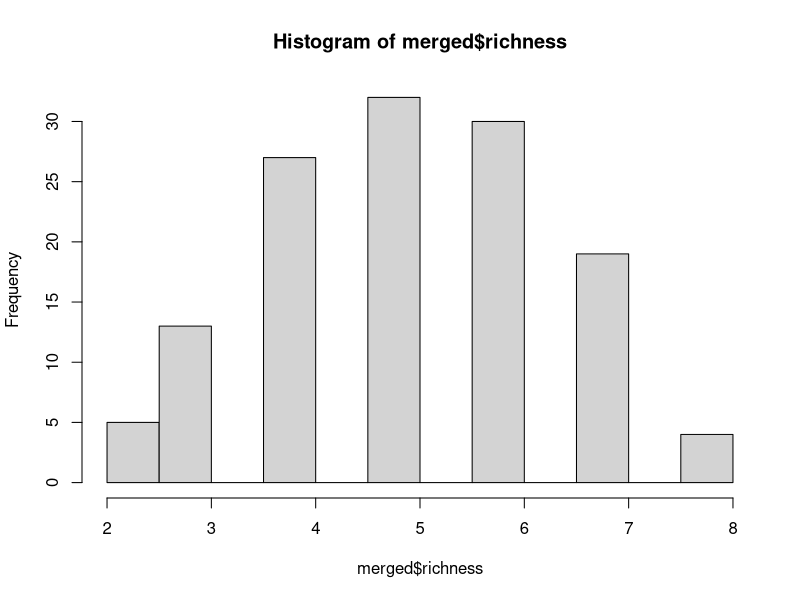

This figure's R source: (Note: this script raises an error after producing the figure.)
# Dissertation Modeling Analysis
# 12/03/2024
# Carla Leone

## Load the data----
library(readxl)
library(tidyverse)
indices <- read_excel("data/results.clean.xlsx", 
                      sheet = "matched_times")

phonic <- read_excel("data/phonic_richness.xlsx", 
                            sheet = "big_sheet (3)")


View(indices)
indices<- subset(indices, select = -c(long, lat) ) #remove unnecessary columns

# merge the datasets
View(phonic)
View(indices)
indices <- indices %>%
  rename(minute = recording_minute)
phonic$wav_files <- paste(phonic$recording, phonic$minute, sep = "")
merged <- merge(indices, phonic, by = c("site", "wav_files"))
View(merged)                
str(merged)

library(openxlsx)
write.xlsx(merged, "merged.xlsx")
### Data Exploration ----
library(lme4)
hist(merged$richness)
lm1<- lm(low_richness~habitat, data=merged)
kw_lwrich<- kruskal.test(low_richness~habitat, data=merged)
kw_lwrich
kw_sunrise<- kruskal.test(low_richness~sunrise, data=merged)
kw_sunrise


lme1<- lmer(richness~ACI_low+ ACI_high +ACI_full +AEI_low +AEI_high +AEI_full+ BI_low +BI_high+ BI_full+ H_low+ H_high+ H_full+ TE_low+ TE_high+ TE_full +SE_low+ SE_high+ SE_full  +M_low+ M_high+ M_full+ NDSI + (1|site), data= merged )
print(colnames(merged))

avg_richness<- merged %>%
  group_by(habitat.y) %>%
  summarise(avg_richness = mean(richness),
            sd = sd(richness))%>%
  ungroup()
View(avg_richness)
boxplot(merged$low_richness~merged$habitat)
boxplot(meta_richness$low_richness~meta_richness$habitat)
boxplot(merged$low_richness...26~merged$habitat.y)
boxplot(merged$richness~merged$habitat.y)
merged$wind<- as.factor(merged$wind)
## Random Forest Attempt----
install.packages("randomForest")
library(randomForest)
install.packages("caret")
library(caret)
library(readxl)
library(tidyverse)
library(vegan)
library(datasets)
data<- iris
View(data)

str(merged)
library(readxl)
merged <- read_excel("data/merged.xlsx", 
                     sheet = "merged3")
View(merged)
#training
set.seed(222)
ind <- sample(2, nrow(merged_habitats), replace = TRUE, prob = c(0.7, 0.3))
train <- merged_habitats[ind==1,] #65 values 
train
test <- merged3[ind==2,] # 131 values

#random forest
rf <- randomForest(richness~., data=train, proximity=TRUE) 
print(rf)

p1 <- predict(rf, train)
confusionMatrix(p1, train$ richness)

# adjust the model because clearly has a lot of error
t <- tuneRF(train[,-5], train[,5],
            stepFactor = 0.5,
            plot = TRUE,
            ntreeTry = 150,
            trace = TRUE,
            improve = 0.05)

# not super sure what this does but lets see
hist(treesize(rf),
     main = "No. of Nodes for the Trees",
     col = "green")

#Variable Importance
varImpPlot(rf1,
           sort = T,
           n.var = 10,
           main = "Top 10 - Variable Importance")
importance(rf)

MDSplot(rf, train$richness)

library(corrplot)
?corrplot
corrplot(cor(matrix_hab1_numeric))
cor(matrix_hab1)
matrix_hab1<- as.matrix(df_habitat_1)
matrix_hab1<- subset(matrix_hab1, select = -c(richness))
str(matrix_hab1)
View(matrix_hab1_numeric)
column_names <- matrix_hab1[1, ]

matrix_hab1_numeric <- as.numeric(matrix_hab1)
matrix_hab1 <- matrix_hab1[-1, ]
colnames(matrix_hab1) <- column_names

### Try forest with low richness ----
str(merged)
merged_habitats<- subset(merged, select = c(1, 4:24,51,57))
View(merged_habitats)
merged_habitats$richness<- as.factor(merged_habitats$richness)
## Split data into habitats
# Data frame for habitat category 1
df_habitat_1 <- merged_habitats %>%
  filter(habitat == 1)%>%
  select(-c(habitat, site))

df_habitat_1$richness<- as.factor(df_habitat_1$richness)

# adjust the model because clearly has a lot of error
t <- tuneRF(train[,-5], train[,5],
            stepFactor = 0.5,
            plot = TRUE,
            ntreeTry = 150,
            trace = TRUE,
            improve = 0.05)

# not super sure what this does but lets see
hist(treesize(rf),
     main = "No. of Nodes for the Trees",
     col = "green")

#Variable Importance
varImpPlot(rf1,
           sort = T,
           n.var = 10,
           main = "Top 10 - Variable Importance")
importance(rf1)
MDSplot(rf1, train1$richness)
# checking correlations between the different variables
View(merged_habitats)
cor_habitats<- subset(merged_habitats, select = -c(site, habitat.y))
library(corrplot)
correlation_matrix <- cor(cor_habitats[, -ncol(merged_habitats)], df$richness)
print(correlation_matrix)
corrplot(correlation_matrix)

# Data frame for habitat category 2
df_habitat_2 <- merged_habitats %>%
  filter(habitat == 2) %>%
  select(-c(habitat, site))
df_habitat_2$richness<- as.factor(df_habitat_2$richness)
View(df_habitat_2)
# training
set.seed(222)
ind2 <- sample(2, nrow(df_habitat_2), replace = TRUE, prob = c(0.7, 0.3))
train2 <- df_habitat_2[ind2==1,]  
train2
train2 <- na.omit(train2)
test2 <- df_habitat_2[ind2==2,] 
test2<- na.omit(test2)

#random forest
 
rf2 <- randomForest(richness~., data=train2, proximity=TRUE) 
print(rf2)

p1.2 <- predict(rf2, train2)
confusionMatrix(p1.2, train2$ richness)

p2.2<- predict(rf2, test2)
confusionMatrix(p2.2, test2$ richness)

# adjust the model because clearly has a lot of error
t <- tuneRF(train[,-5], train[,5],
            stepFactor = 0.5,
            plot = TRUE,
            ntreeTry = 150,
            trace = TRUE,
            improve = 0.05)

# not super sure what this does but lets see
hist(treesize(rf2),
     main = "No. of Nodes for the Trees",
     col = "green")

#Variable Importance
varImpPlot(rf2,
           sort = T,
           n.var = 10,
           main = "Top 10 - Variable Importance")
importance(rf2)
 str(merged_habitats)
 #trying with the top important variables
df_habitat_2.2 <- merged_habitats %>%
  filter(habitat == 2) %>%
  select(-c(1, 2:8,10:12, 14:18, 20, 24,))
df_habitat_2.2$richness<- as.factor(df_habitat_2.2$richness)
View(df_habitat_2.2)
# training
set.seed(222)
ind2 <- sample(2, nrow(df_habitat_2.2), replace = TRUE, prob = c(0.7, 0.3))
train2 <- df_habitat_2.2[ind2==1,]  
test2 <- df_habitat_2.2[ind2==2,] 

rf.2.2<- randomForest(richness~., data=train2, proximity=TRUE) 
print(rf.2.2)
MDSplot(rf2, train2$richness)
# Data frame for habitat category 3
df_habitat_3 <- merged_habitats %>%
  filter(habitat.y == 3)%>%
  select(-c(habitat.y, site))
df_habitat_3$richness<- as.factor(df_habitat_3$richness)
View(df_habitat_1)

# training
set.seed(222)
ind3 <- sample(2, nrow(df_habitat_3), replace = TRUE, prob = c(0.7, 0.3))
train3 <- df_habitat_3[ind3==1,]  
test3 <- df_habitat_3[ind3==2,] 


#random forest
rf3 <- randomForest(richness~., data=train3, proximity=TRUE) 
print(rf3)

p1.3<- predict(rf3, train3)
confusionMatrix(p1.3, train3$ richness)

p2.3<- predict(rf3, test3)
confusionMatrix(p2.3, test3$ richness)

# adjust the model because clearly has a lot of error
t <- tuneRF(train[,-5], train[,5],
            stepFactor = 0.5,
            plot = TRUE,
            ntreeTry = 150,
            trace = TRUE,
            improve = 0.05)

# not super sure what this does but lets see
hist(treesize(rf2),
     main = "No. of Nodes for the Trees",
     col = "green")

#Variable Importance
varImpPlot(rf2,
           sort = T,
           n.var = 10,
           main = "Top 10 - Variable Importance")
importance(rf2)

MDSplot(rf2, train2$richness)
#193 observations of 67 variables----
merged7<- subset(merged, select = c(4:25, 52))
View(merged7)

# dataset with only richness and the indices
merged7$low_richness<- as.factor(merged7$low_richness)
View(merged3)

#training
set.seed(222)
ind <- sample(2, nrow(merged7), replace = TRUE, prob = c(0.7, 0.3))
train <- merged7[ind==1,] #65 values 
test <- merged7[ind==2,] # 131 values

#random forest
rf <- randomForest(low_richness~., data=train, proximity=TRUE) 
print(rf)

p1 <- predict(rf, train)
confusionMatrix(p1, train$ richness)

# adjust the model because clearly has a lot of error
t <- tuneRF(train[,-5], train[,5],
            stepFactor = 0.5,
            plot = TRUE,
            ntreeTry = 150,
            trace = TRUE,
            improve = 0.05)

# not super sure what this does but lets see
hist(treesize(rf),
     main = "No. of Nodes for the Trees",
     col = "green")

#Variable Importance
varImpPlot(rf,
           sort = T,
           n.var = 10,
           main = "Top 10 - Variable Importance")
importance(rf)

MDSplot(rf, train$richness)


### RF with Habitats ----

merged_cleaner<- subset(merged_habitats, select = -c(richness))
merged_cleaner$habitat<- as.factor(merged_cleaner$habitat)
merged_avg<- merged_cleaner %>%
  group_by(site, habitat)%>%
  summarise_all(list(mean=mean)) %>%
  ungroup()

merged_avg<- subset(merged_avg, select = -c(site))
merged_avg$habitat.y<- as.factor(merged_avg$habitat.y)
str(merged_avg)
#training
library(randomForest)
library(caret)
set.seed(222)
ind <- sample(2, nrow(merged_avg), replace = TRUE, prob = c(0.8, 0.2))
train <- merged_avg[ind==1,] #65 values 
test <- merged_avg[ind==2,] # 131 values


levels(train$habitat.y)
set.seed(71)
rf_test<- randomForest(habitat.y~., data= merged_avg, importance= TRUE, proximity= TRUE)
print(rf_test)
#random forest
?randomForest
rf <- randomForest(habitat.y~., data=train, proximity=TRUE, ntree=1000, mtry= 2) 
print(rf)
plot(rf)

p1 <- predict(rf, train)
confusionMatrix(p1, train$ habitat.y)

p2 <- predict(rf, test)
confusionMatrix(p2, test$ habitat.y)


# adjust the model because clearly has a lot of error
t <- tuneRF(train[,-5], train[,5],
            stepFactor = 0.5,
            plot = TRUE,
            ntreeTry = 150,
            trace = TRUE,
            improve = 0.05)

# not super sure what this does but lets see
hist(treesize(rf),
     main = "No. of Nodes for the Trees",
     col = "green")
#what do the nodes mean?

#Variable Importance
varImpPlot(rf,
           sort = T,
           n.var = 10,
           main = "Top 10 - Variable Importance")
importance(rf)
## Try the random forest plot to predict simpsons instead of richness?----
merged4<- subset(merged, select = c( 4:25, 59))
merged4$habitat.y<- as.factor(merged4$habitat.y)
View(merged4)

#training
set.seed(222)
ind <- sample(2, nrow(merged4), replace = TRUE, prob = c(0.7, 0.3))
train <- merged4[ind==1,] #65 values 
test <- merged4[ind==2,] # 131 values

#random forest
rf <- randomForest(habitat.y~., data=train, proximity=TRUE) 
print(rf)
plot(rf)

p1 <- predict(rf, train)
confusionMatrix(p1, train$ habitat.y)

p2 <- predict(rf, test)
confusionMatrix(p2, test$ habitat.y)
# confusion matrix results:
# accuracy = 0.968, p value < 0.01

# adjust the model because clearly has a lot of error
t <- tuneRF(train[,-5], train[,5],
            stepFactor = 0.5,
            plot = TRUE,
            ntreeTry = 150,
            trace = TRUE,
            improve = 0.05)

# not super sure what this does but lets see
hist(treesize(rf),
     main = "No. of Nodes for the Trees",
     col = "green")
#what do the nodes mean?

#Variable Importance
varImpPlot(rf,
           sort = T,
           n.var = 10,
           main = "Top 10 - Variable Importance")
importance(rf)
# important variables:
# M High, SE high, H high,SE full, H full, AEI High, M full
MDSplot(rf, train$richness)

### Try it with the new habitats----
str(merged)
merged5<- subset(merged, select = c(1, 4:25, 60))
merged5$habitat.y<- as.factor(merged5$habitat.y)
View(merged5)

#training
set.seed(222)
ind <- sample(2, nrow(merged5), replace = TRUE, prob = c(0.7, 0.3))
train <- merged5[ind==1,] #65 values 
test <- merged5[ind==2,] # 131 values

#random forest
rf <- randomForest(revised_habitat~., data=train, proximity=TRUE) 
model <- randomForest(revised_habitat ~ . + site, data = train, importance = TRUE)
print(model)
print(rf)
plot(rf)


p3<-  predict(model, train)
confusionMatrix(p1, train$ revised_habitat)

p4<- predict(model, test)
confusionMatrix(p2, test$ revised_habitat)

p1 <- predict(rf, train)
confusionMatrix(p1, train$ revised_habitat)

p2 <- predict(rf, test)
confusionMatrix(p2, test$ revised_habitat)
# confusion matrix results:
# accuracy = 1, p value < 0.01

# adjust the model because clearly has a lot of error
t <- tuneRF(train[,-5], train[,5],
            stepFactor = 0.5,
            plot = TRUE,
            ntreeTry = 150,
            trace = TRUE,
            improve = 0.05)

# not super sure what this does but lets see
hist(treesize(rf),
     main = "No. of Nodes for the Trees",
     col = "green")
#what do the nodes mean?

#Variable Importance
varImpPlot(model,
           sort = T,
           n.var = 10,
           main = "Top 10 - Variable Importance")
importance(model)
# important variables:
# M High, M full, SE high, SE full, H full, H high, BI high

MDSplot(rf, train$revised_habitat)


### Looking at random forest for time variation ----
str(merged)

# code for summarizing simpsons, may be useful at some point
merged_habitats<-  merged %>%
  subset(select= c(1, 4:25, 60)) %>%
  group_by(site,habitat.y) %>%
  summarize(across(2:21, mean))%>%
  ungroup()
View(merged_habitats)
merged_habitats<- subset(merged_habitats, select= -c(1))
merged_habitats$habitat.y<- as.factor(merged_habitats$habitat.y)

#save the excel 
install.packages("openxlsx")
library(openxlsx)
write.xlsx(merged_habitats, "merged_habitats.xlsx")
write.xlsx(merged5, "merged_full.xlsx")

## Now run the forest model
merged6<- subset(merged, select = c( 4:25, 30))
merged6$time<- as.factor(merged6$time)
View(merged6)

#training
set.seed(222)
ind <- sample(2, nrow(merged_habitats), replace = TRUE, prob = c(0.7, 0.3))
train <- merged_habitats[ind==1,] #65 values 
test <- merged_habitats[ind==2,] # 131 values

#random forest
rf <- randomForest(habitat.y~., data=train, proximity=TRUE) 
print(rf)
plot(rf)

p1 <- predict(rf, train)
confusionMatrix(p1, train$ habitat.y)

p2 <- predict(rf, test)
confusionMatrix(p2, test$ habitat.y)
# confusion matrix results:
# accuracy = 1, p value < 0.01

# adjust the model because clearly has a lot of error
t <- tuneRF(train[,-5], train[,5],
            stepFactor = 0.5,
            plot = TRUE,
            ntreeTry = 150,
            trace = TRUE,
            improve = 0.05)
# not super sure what this does but lets see
## DOES NOT HELP PREDICT TIME

### Try a PCA with the indices----
indices_pca_data<- subset(merged_simpsons, select = -c(2))
indices_pca_data<- indices_pca_data %>%
  column_to_rownames(var = "site") # make site the name of the rows

# try the PCA
pca_indices<- rda(indices_pca_data, scale=T)
plot(pca_indices)
summary(pca_indices)
#pca 1 heavy on all the SEs and Hs
#pca 2 is mainy just the AEI
biplot(pca_indices)
screeplot(pca_indices)
# is it even worth it to use PC2?

# ACI Low----
avg_aci_low <- merged %>%
  group_by(time,max_richness) %>%
  summarise(avg_aci = mean(ACI_low),
            sd_aci = sd(ACI_low),
            se_aci = sd(ACI_low) /sqrt(n()))%>%
  ungroup()#gives the stats for each habitat at each time point. Has taken the average richness of each habitat for each time.

View(avg_aci_low)


#plot
ggplot(avg_aci_low, aes(x = time, y = avg_aci, color = habitat)) +
  geom_line() +  # Add lines
  geom_point() +  # Add points
  labs(x = "Time", y = "Average ACI Low Frequency Band", color = "Habitat Category") +  # Labels
  theme_minimal()  # Optional: change theme if desired


# aci vs max richness ----
merged$max_richness<- as.factor(merged$max_richnes)
richness_aci <- merged %>%
  group_by(time, richness) %>%
  summarise(avg_aci = mean(ACI_low),
            sd_aci = sd(ACI_low),
            se_aci = sd(ACI_low) /sqrt(n()))%>%
  ungroup()

#plot aci low vs time
time_aci <- merged %>%
  group_by(time, site) %>%
  summarise(avg_aci = mean(ACI_low),
            sd_aci = sd(ACI_low),
            se_aci = sd(ACI_low) /sqrt(n()))%>%
  ungroup()

ggplot(merged, aes(x = ACI_full, y = richness, color = habitat)) +
  geom_line() +  # Add lines
  geom_point() +  # Add points
  labs(x = "Time", y = "Average ACI Low Frequency Band", color = "Habitat Category") +  # Labels
  theme_minimal()  # Optional: change theme if desired

### Model with aci and other variables----
ggplot(merged,(aes(x=ACI_full, y = richness))+
         geom_smooth())
plot(merged$richness~ACI_low + habitat, data=merged)

lm1<- lm(richness ~ ACI_low + site, data=merged)
summary(lm1)

### Try a model ----
lm_ratios<- lm(invert_dominance~time + habitat, data = ratios)
summary(lm_ratios)

### Basic Models ----
boxplot(merged$ACI_full~merged$habitat)

lm_time<- lm(ACI_low~time + habitat, data=merged)
summary(lm_time)
plot(merged$ACI_low~merged)
### Looking at all indices ----
library(readxl)
results_clean <- read_excel("data/results.clean.xlsx", 
                            sheet = "results.clean")
View(results_clean)
str(results_clean)
results_clean2<- subset(results_clean, select = c(2:24,26))
results_clean2$site<- tolower(gsub(" ", "_", results_clean2$site))
results_clean2$habitat<- as.factor(results_clean2$habitat)
View(results_clean2)
results_clean2<- results_clean2 %>%
  group_by(site,habitat)%>%
  summarise_all(list(mean=mean))%>%
  ungroup()

results_clean2<- results_clean2 %>%
  column_to_rownames(var = "site")

dist_indices<- vegdist(results_clean2, method="bray")
cluster_indices<- hclust(dist_indices, method = "average", members = NULL)
plot(cluster_indices)

pca_indices<- prcomp(results_clean2, scale=TRUE)
summary(pca_indices)
screeplot(pca_indices)
pca_indices
biplot(pca_indices)


                   